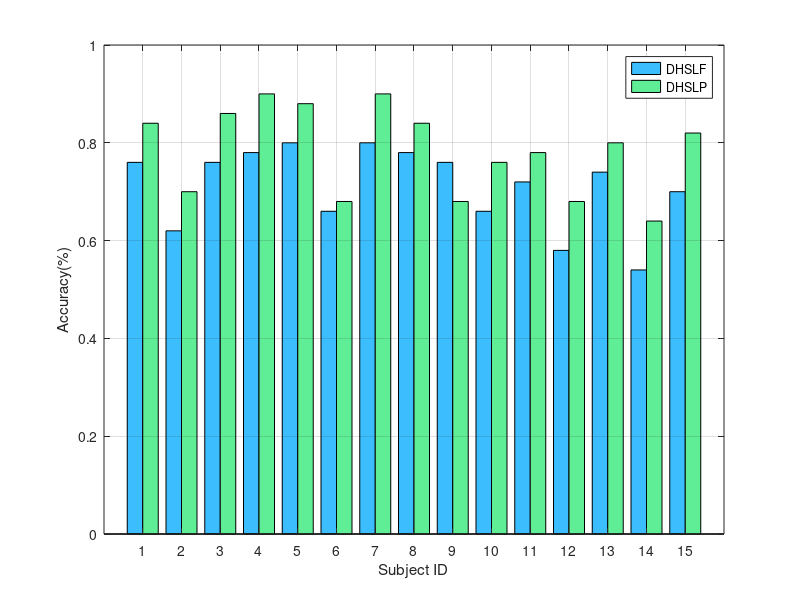
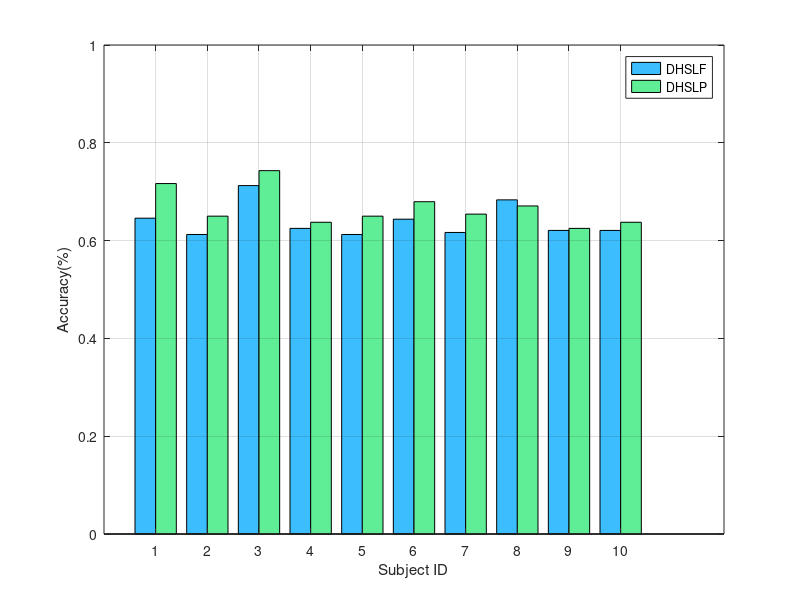

Reproduce these figures in MATLAB, in order.
% 定义4组精度数据，每组对应15个被试
% 每行代表一组精度数据
DHSLF2020 = [0.76 	0.62 	0.76 	0.78 	0.80 	0.66 	0.80 	0.78 	0.76 	0.66 	0.72 	0.58 	0.74 	0.54 	0.70 
]; % 示例数据1，替换为实际数据
DHSLP2020 = [0.84 	0.70 	0.86 	0.90 	0.88 	0.68 	0.90 	0.84 	0.68 	0.76 	0.78 	0.68 	0.80 	0.64 	0.82 
]; % 示例数据2，替换为实际数据
DHSLFlky1 = [0.6125 	0.6250 	0.7750 	0.6625 	0.6000 	0.6375 	0.6375 	0.6375 	0.6375 	0.6500 
];
DHSLFlky2 = [0.6000 	0.5875 	0.6625 	0.6500 	0.6250 	0.6500 	0.6125 	0.6375 	0.5875 	0.6250 
];
DHSLFlky3 = [0.7250 	0.6250 	0.7000 	0.5625 	0.6125 	0.6439 	0.6000 	0.7750 	0.6375 	0.5875 
];
DHSLFlky = (DHSLFlky1 + DHSLFlky2 + DHSLFlky3)/3;

DHSLPlky1 = [0.6500 	0.6500 	0.8750 	0.6250 	0.6500 	0.6500 	0.6375 	0.6500 	0.6000 	0.6125 
];
DHSLPlky2 = [0.6250 	0.6500 	0.6875 	0.6500 	0.6375 	0.6750 	0.6500 	0.5875 	0.6250 	0.6875 
];
DHSLPlky3 = [0.8750 	0.6500 	0.6667 	0.6375 	0.6625 	0.7136 	0.6750 	0.7750 	0.6500 	0.6125 
];
DHSLPlky = (DHSLPlky1 + DHSLPlky2 + DHSLPlky3)/3;


% 定义被试编号
subjects = 1:15;
subjectLabels = arrayfun(@num2str, subjects, 'UniformOutput', false); % 将被试编号转换为字符串数组

% 创建柱状图
figure; % 创建一个新图形窗口
set(gcf, 'Position', [100, 100, 650, 400]); % 设置图形窗口大小为800x600像素

barWidth = 0.4; % 设置柱子的宽度
bar1 = bar(subjects - barWidth/2, DHSLF2020, barWidth, 'FaceColor', [60/255 190/255 254/255]); % 第一组数据
hold on; % 保持当前图形，以便添加第二组数据
bar2 = bar(subjects + barWidth/2, DHSLP2020, barWidth, 'FaceColor', [95/255 238/255 149/255]); % 第二组数据
hold off; % 释放图形

% 设置横坐标标签
set(gca, 'XTick', subjects, 'XTickLabel', subjectLabels); % 设置横坐标刻度位置和标签

% 添加图例
legend([bar1, bar2], 'DHSLF', 'DHSLP');

% 添加标题和坐标轴标签
xlabel('Subject ID');
ylabel('Accuracy(%)');
ylim([0 1]);

% 添加网格线以便更清晰地查看数值
grid on;

subjects = 1:10;
subjectLabels = arrayfun(@num2str, subjects, 'UniformOutput', false); % 将被试编号转换为字符串数组
% 创建柱状图
figure; % 创建一个新图形窗口
set(gcf, 'Position', [200, 200, 650, 400]); % 设置图形窗口大小为800x600像素

barWidth = 0.4; % 设置柱子的宽度
bar1 = bar(subjects - barWidth/2, DHSLFlky, barWidth, 'FaceColor', [60/255 190/255 254/255]); % 第一组数据
hold on; % 保持当前图形，以便添加第二组数据
bar2 = bar(subjects + barWidth/2, DHSLPlky, barWidth, 'FaceColor', [95/255 238/255 149/255]); % 第二组数据
hold off; % 释放图形

% 设置横坐标标签
set(gca, 'XTick', subjects, 'XTickLabel', subjectLabels); % 设置横坐标刻度位置和标签

% 添加图例
legend([bar1, bar2], 'DHSLF', 'DHSLP');

% 添加标题和坐标轴标签
xlabel('Subject ID');
ylabel('Accuracy(%)');
ylim([0 1]);

% 添加网格线以便更清晰地查看数值
grid on;